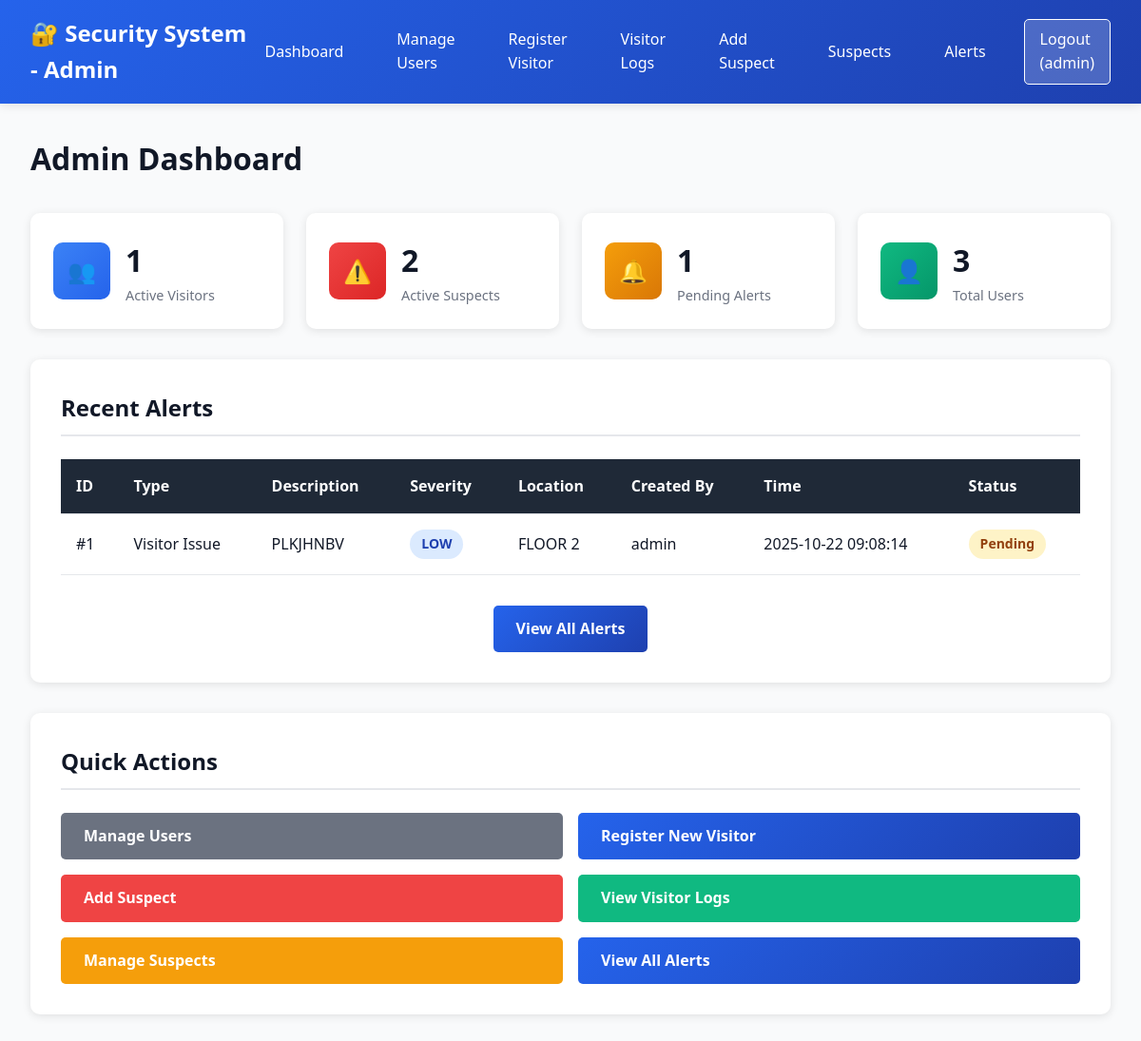
The page /admin/dashboard (signed in) on the database its author committed.
### tables this page shows
CREATE TABLE alerts
                 (id INTEGER PRIMARY KEY AUTOINCREMENT,
                  alert_type TEXT NOT NULL,
                  description TEXT NOT NULL,
                  severity TEXT NOT NULL,
                  location TEXT,
                  created_by TEXT NOT NULL,
                  created_at TIMESTAMP DEFAULT CURRENT_TIMESTAMP,
                  resolved INTEGER DEFAULT 0);

### app.py (the view)
@app.route('/admin/dashboard')
@admin_required
def admin_dashboard():
    conn = sqlite3.connect('database.db')
    c = conn.cursor()
    c.execute("SELECT COUNT(*) FROM visitors WHERE status='checked_in'")
    active_visitors = c.fetchone()[0]
    c.execute("SELECT COUNT(*) FROM suspects WHERE status='active'")
    active_suspects = c.fetchone()[0]
    c.execute("SELECT COUNT(*) FROM alerts WHERE resolved=0")
    pending_alerts = c.fetchone()[0]
    c.execute("SELECT COUNT(*) FROM users")
    total_users = c.fetchone()[0]
    c.execute("SELECT * FROM alerts ORDER BY created_at DESC LIMIT 5")
    recent_alerts = c.fetchall()
    conn.close()
    return render_template('admin_dashboard.html',
                          active_visitors=active_visitors,
                          active_suspects=active_suspects,
                          pending_alerts=pending_alerts,
                          total_users=total_users,
                          recent_alerts=recent_alerts)

### app.py (called while the page is built)
def admin_required(f):
    @wraps(f)
    def decorated_function(*args, **kwargs):
        if 'user_id' not in session:
            flash('Please log in to access this page.', 'warning')
            return redirect(url_for('login'))
        if session.get('role') != 'admin':
            flash('Admin access required.', 'danger')
            return redirect(url_for('user_dashboard'))
        return f(*args, **kwargs)
    return decorated_function

### templates/admin_dashboard.html (shortened to what this page needs)
<!DOCTYPE html>
<html lang="en">
  <head>
    <link
      rel="stylesheet"
      href="{{ url_for('static', filename='css/style.css') }}"
    />
  </head>
  <body>
    <nav class="navbar">
      <div class="navbar-container">
        <div class="navbar-brand">🔐 Security System - Admin</div>
        <div class="navbar-menu">
          <a href="{{ url_for('admin_dashboard') }}">Dashboard</a>
          <a href="{{ url_for('manage_users') }}">Manage Users</a>
          <a href="{{ url_for('register_visitor') }}">Register Visitor</a>
          <a href="{{ url_for('visitor_logs') }}">Visitor Logs</a>
          <a href="{{ url_for('add_suspect') }}">Add Suspect</a>
          <a href="{{ url_for('suspect_records') }}">Suspects</a>
          <a href="{{ url_for('view_alerts') }}">Alerts</a>
          <a href="{{ url_for('logout') }}" class="btn-logout"
            >Logout ({{ session.username }})</a
          >
        </div>
      </div>
    </nav>
    <div class="container">
      <h1 style="margin-bottom: 2rem">Admin Dashboard</h1>
      <div class="stats-grid">
        <div class="stat-card">
          <div class="stat-icon blue">👥</div>
          <div class="stat-content">
            <h3>{{ active_visitors }}</h3>
            <p>Active Visitors</p>
          </div>
        </div>
        <div class="stat-card">
          <div class="stat-icon red">⚠️</div>
          <div class="stat-content">
            <h3>{{ active_suspects }}</h3>
            <p>Active Suspects</p>
          </div>
        </div>
        <div class="stat-card">
          <div class="stat-icon yellow">🔔</div>
          <div class="stat-content">
            <h3>{{ pending_alerts }}</h3>
            <p>Pending Alerts</p>
          </div>
        </div>
        <div class="stat-card">
          <div class="stat-icon green">👤</div>
          <div class="stat-content">
            <h3>{{ total_users }}</h3>
            <p>Total Users</p>
          </div>
        </div>
      </div>
      <div class="card">
        <div class="card-header">Recent Alerts</div>
        {% if recent_alerts %}
        <div class="table-container">
          <table>
            <thead>
              <tr>
                <th>ID</th>
                <th>Type</th>
                <th>Description</th>
                <th>Severity</th>
                <th>Location</th>
                <th>Created By</th>
                <th>Time</th>
                <th>Status</th>
              </tr>
            </thead>
            <tbody>
              {% for alert in recent_alerts %}
              <tr>
                <td>#{{ alert[0] }}</td>
                <td>{{ alert[1] }}</td>
                <td>{{ alert[2] }}</td>
                <td>
                  {% if alert[3] == 'high' %}
                  <span class="badge badge-danger">{{ alert[3]|upper }}</span>
                  {% elif alert[3] == 'medium' %}
                  <span class="badge badge-warning">{{ alert[3]|upper }}</span>
                  {% else %}
                  <span class="badge badge-info">{{ alert[3]|upper }}</span>
                  {% endif %}
                </td>
                <td>{{ alert[4] }}</td>
                <td>{{ alert[5] }}</td>
                <td>{{ alert[6] }}</td>
                <td>
                  {% if alert[7] == 0 %}
                  <span class="badge badge-warning">Pending</span>
                  {% else %}
                  <span class="badge badge-success">Resolved</span>
                  {% endif %}
                </td>
              </tr>
              {% endfor %}
            </tbody>
          </table>
        </div>
        {% else %}
        <p style="color: var(--text-secondary)">No alerts recorded yet.</p>
        {% endif %}
        <div class="mt-2 text-center">
          <a href="{{ url_for('view_alerts') }}" class="btn btn-primary"
            >View All Alerts</a
          >
        </div>
      </div>
      <div class="card">
        <div class="card-header">Quick Actions</div>
        <div class="grid-2">
          <a href="{{ url_for('manage_users') }}" class="btn btn-secondary"
            >Manage Users</a
          >
          <a href="{{ url_for('register_visitor') }}" class="btn btn-primary"
            >Register New Visitor</a
          >
          <a href="{{ url_for('add_suspect') }}" class="btn btn-danger"
            >Add Suspect</a
          >
          <a href="{{ url_for('visitor_logs') }}" class="btn btn-success"
            >View Visitor Logs</a
          >
          <a href="{{ url_for('suspect_records') }}" class="btn btn-warning"
            >Manage Suspects</a
          >
          <a href="{{ url_for('view_alerts') }}" class="btn btn-primary"
            >View All Alerts</a
          >
        </div>
      </div>
    </div>
  </body>
</html>

### static/css/style.css (style rules this page uses)
* { margin: 0; padding: 0; box-sizing: border-box; }
:root { --primary-color: #2563eb; --secondary-color: #1e40af; --success-color: #10b981; --warning-color: #f59e0b; --danger-color: #ef4444; --dark-bg: #1f2937; --light-bg: #f9fafb; --border-color: #e5e7eb; --text-primary: #111827; --text-secondary: #6b7280; }
body { font-family: "Segoe UI", Tahoma, Geneva, Verdana, sans-serif; background-color: var(--light-bg); color: var(--text-primary); line-height: 1.6; }
.navbar { background: linear-gradient( 135deg, var(--primary-color), var(--secondary-color) ); color: white; padding: 1rem 2rem; box-shadow: 0 2px 10px rgba(0, 0, 0, 0.1); }
.navbar-container { max-width: 1400px; margin: 0 auto; display: flex; justify-content: space-between; align-items: center; }
.navbar-brand { font-size: 1.5rem; font-weight: bold; display: flex; align-items: center; gap: 0.5rem; }
.navbar-menu { display: flex; gap: 1.5rem; align-items: center; }
.navbar-menu a { color: white; text-decoration: none; padding: 0.5rem 1rem; border-radius: 5px; transition: background 0.3s; }
.btn-logout { background: rgba(255, 255, 255, 0.2); border: 1px solid white; }
.container { max-width: 1400px; margin: 2rem auto; padding: 0 2rem; }
.card { background: white; border-radius: 10px; padding: 2rem; box-shadow: 0 2px 10px rgba(0, 0, 0, 0.1); margin-bottom: 2rem; }
.card-header { font-size: 1.5rem; font-weight: bold; margin-bottom: 1.5rem; color: var(--text-primary); border-bottom: 2px solid var(--border-color); padding-bottom: 0.5rem; }
.stats-grid { display: grid; grid-template-columns: repeat(auto-fit, minmax(250px, 1fr)); gap: 1.5rem; margin-bottom: 2rem; }
.stat-card { background: white; border-radius: 10px; padding: 1.5rem; box-shadow: 0 2px 10px rgba(0, 0, 0, 0.1); display: flex; align-items: center; gap: 1rem; transition: transform 0.3s; }
.stat-icon { width: 60px; height: 60px; border-radius: 10px; display: flex; align-items: center; justify-content: center; font-size: 1.5rem; }
.stat-icon.blue { background: linear-gradient(135deg, #3b82f6, #2563eb); color: white; }
.stat-icon.green { background: linear-gradient(135deg, #10b981, #059669); color: white; }
.stat-icon.red { background: linear-gradient(135deg, #ef4444, #dc2626); color: white; }
.stat-icon.yellow { background: linear-gradient(135deg, #f59e0b, #d97706); color: white; }
.stat-content h3 { font-size: 2rem; font-weight: bold; color: var(--text-primary); }
.stat-content p { color: var(--text-secondary); font-size: 0.9rem; }
.btn { padding: 0.75rem 1.5rem; border: none; border-radius: 5px; font-size: 1rem; font-weight: 600; cursor: pointer; transition: all 0.3s; text-decoration: none; display: inline-block; }
.btn-primary { background: linear-gradient( 135deg, var(--primary-color), var(--secondary-color) ); color: white; }
.btn-success { background: var(--success-color); color: white; }
.btn-danger { background: var(--danger-color); color: white; }
.btn-warning { background: var(--warning-color); color: white; }
.btn-secondary { background: #6b7280; color: white; }
.table-container { overflow-x: auto; }
table { width: 100%; border-collapse: collapse; background: white; }
thead { background: var(--dark-bg); color: white; }
th, td { padding: 1rem; text-align: left; border-bottom: 1px solid var(--border-color); }
th { font-weight: 600; }
.badge { display: inline-block; padding: 0.25rem 0.75rem; border-radius: 20px; font-size: 0.875rem; font-weight: 600; }
.badge-warning { background: #fef3c7; color: #92400e; }
.badge-info { background: #dbeafe; color: #1e40af; }
.grid-2 { display: grid; grid-template-columns: repeat(2, 1fr); gap: 1rem; }
.text-center { text-align: center; }
.mt-2 { margin-top: 2rem; }

### rows shown on the page
alerts: username "admin", id "1", alert_type "Visitor Issue", description "PLKJHNBV", severity "LOW", location "FLOOR 2", created_by "admin", created_at "2025-10-22 09:08:14", resolved "Pending"

### other values the page prints
{{ active_visitors }} "1"
{{ active_suspects }} "2"
{{ pending_alerts }} "1"
{{ total_users }} "3"
